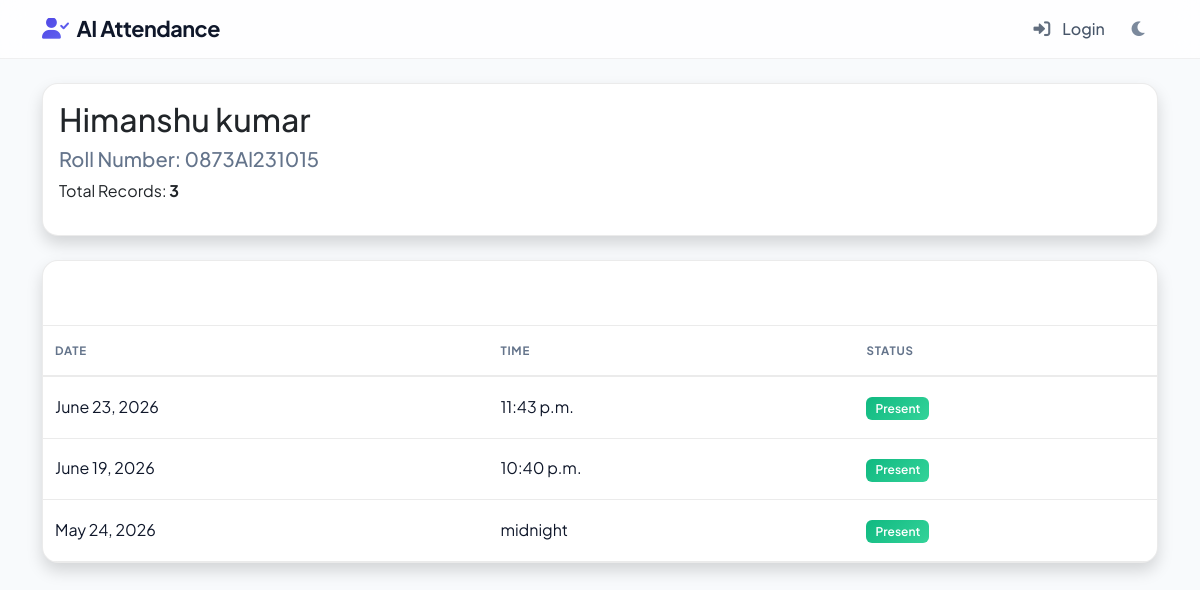
The app's page /core/student/28/ with its own data.
### core/models.py (models this page shows, shortened)
class Student(models.Model):
    user = models.OneToOneField(User, on_delete=models.CASCADE, null=True, blank=True)
    name = models.CharField(max_length=100)
    roll_number = models.CharField(max_length=20, unique=True)
    email = models.EmailField(max_length=100, null=True, blank=True)
    phone_number = models.CharField(max_length=15, null=True, blank=True)
    address = models.TextField(null=True, blank=True)
    date_of_birth = models.DateField(null=True, blank=True)
    department = models.CharField(max_length=100, null=True, blank=True)
    year = models.CharField(max_length=10, null=True, blank=True)
    section = models.CharField(max_length=10, null=True, blank=True)
    plain_password = models.CharField(max_length=128, null=True, blank=True)  # For display purposes only
    is_registered = models.BooleanField(default=False)
    profile_pic = models.ImageField(upload_to='profile_pics/', null=True, blank=True)
    created_at = models.DateTimeField(auto_now_add=True)

class AttendanceRecord(models.Model):
    student = models.ForeignKey(Student, on_delete=models.CASCADE)
    date = models.DateField(default=datetime.date.today)
    time = models.TimeField(default=datetime.datetime.now)
    status = models.CharField(max_length=20, default='Present')
    subject = models.CharField(max_length=100, null=True, blank=True)
    class Meta:
        ordering = ['-date', '-time']

### core/views.py (the view)
# urls.py: path('student/<int:student_id>/', views.student_attendance, name='student_attendance'),
def student_attendance(request, student_id):
    student = get_object_or_404(Student, id=student_id)
    records = AttendanceRecord.objects.filter(student=student).order_by('-date')
    return render(request, 'student_attendance.html', {'student': student, 'records': records})

### templates/student_attendance.html
{% extends 'base.html' %}
{% block content %}
<div class="card shadow mb-4">
    <div class="card-body">
        <h2 class="card-title">{{ student.name }}</h2>
        <h5 class="text-muted">Roll Number: {{ student.roll_number }}</h5>
        <p>Total Records: <strong>{{ records.count }}</strong></p>
    </div>
</div>
<div class="card shadow">
    <div class="card-header bg-secondary text-white">
        <h5 class="mb-0">Attendance Log</h5>
    </div>
    <div class="card-body p-0">
        <table class="table table-hover mb-0">
            <thead>
                <tr>
                    <th>Date</th>
                    <th>Time</th>
                    <th>Status</th>
                </tr>
            </thead>
            <tbody>
                {% for record in records %}
                <tr>
                    <td>{{ record.date }}</td>
                    <td>{{ record.time }}</td>
                    <td><span class="badge bg-success">{{ record.status }}</span></td>
                </tr>
                {% empty %}
                <tr>
                    <td colspan="3" class="text-center">No records found.</td>
                </tr>
                {% endfor %}
            </tbody>
        </table>
    </div>
</div>
{% endblock %}

### templates/base.html (style rules this page uses)
:root { --bg-app: #f8fafc; --bg-card: #ffffff; --text-main: #0f172a; --text-muted: #64748b; --border-color: rgba(0, 0, 0, 0.08); --primary-color: #4f46e5; --primary-hover: #4338ca; --primary-gradient: linear-gradient(135deg, #4f46e5, #6366f1); --secondary-gradient: linear-gradient(135deg, #0284c7, #0ea5e9); --success-gradient: linear-gradient(135deg, #10b981, #34d399); --danger-gradient: linear-gradient(135deg, #f43f5e, #fb7185); --warning-gradient: linear-gradient(135deg, #f59e0b, #fbbf24); --nav-bg: rgba(255, 255, 255, 0.8); --nav-border: rgba(0, 0, 0, 0.06); --nav-link-color: #475569; --nav-link-hover: #4f46e5; --shadow-sm: 0 1px 3px rgba(0, 0, 0, 0.05); --shadow-md: 0 10px 25px -5px rgba(0, 0, 0, 0.05), 0 8px 10px -6px rgba(0, 0, 0, 0.03); --shadow-lg: 0 20px 25px -5px rgba(0, 0, 0, 0.08), 0 10px 10px -5px rgba(0, 0, 0, 0.04); --input-focus: rgba(79, 70, 229, 0.15); --input-bg: #ffffff; --card-radius: 16px; --badge-radius: 6px; }
body { background-color: var(--bg-app); color: var(--text-main); font-family: 'Plus Jakarta Sans', 'Segoe UI', Tahoma, Geneva, Verdana, sans-serif; transition: background-color 0.3s ease, color 0.3s ease; min-height: 100vh; }
.card { background-color: var(--bg-card); border-radius: var(--card-radius); border: 1px solid var(--border-color) !important; box-shadow: var(--shadow-sm); transition: transform 0.3s cubic-bezier(0.34, 1.56, 0.64, 1), box-shadow 0.3s ease, background-color 0.3s ease; overflow: hidden; }
.card-header { background-color: transparent !important; border-bottom: 1px solid var(--border-color) !important; padding: 1.25rem 1.5rem; font-weight: 700; }
.table { color: var(--text-main); --bs-table-color: var(--text-main); --bs-table-bg: transparent; --bs-table-border-color: var(--border-color); border-collapse: separate; border-spacing: 0; }
.table th { font-weight: 700; text-transform: uppercase; font-size: 0.72rem; letter-spacing: 0.75px; color: var(--text-muted); border-bottom: 2px solid var(--border-color); background-color: transparent !important; padding: 1rem 0.75rem; }
.table td { border-bottom: 1px solid var(--border-color); padding: 1.1rem 0.75rem; background-color: transparent !important; }
.table-hover tbody tr { transition: background-color 0.2s ease; }
.badge { border-radius: var(--badge-radius); padding: 0.45em 0.75em; font-weight: 600; font-size: 0.75rem; }
.bg-success { background: var(--success-gradient) !important; }
.text-muted { color: var(--text-muted) !important; }

### records on screen
Student: name "Himanshu kumar", roll_number "0873Al231015"
AttendanceRecord: date "June 23, 2026", time "11:43 p.m.", status "Present"
AttendanceRecord: date "June 19, 2026", time "10:40 p.m.", status "Present"
AttendanceRecord: date "May 24, 2026", time "midnight", status "Present"

### other values on screen
{{ records.count }} "3"
